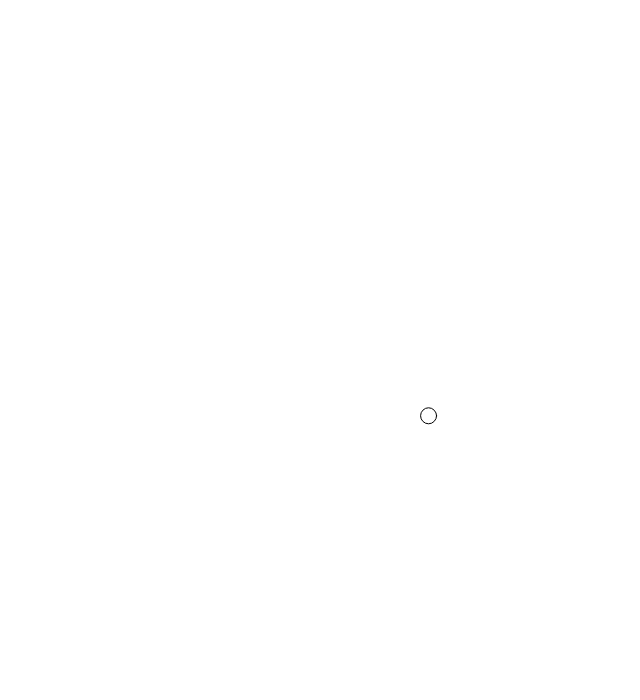
Frame 1 (no input)
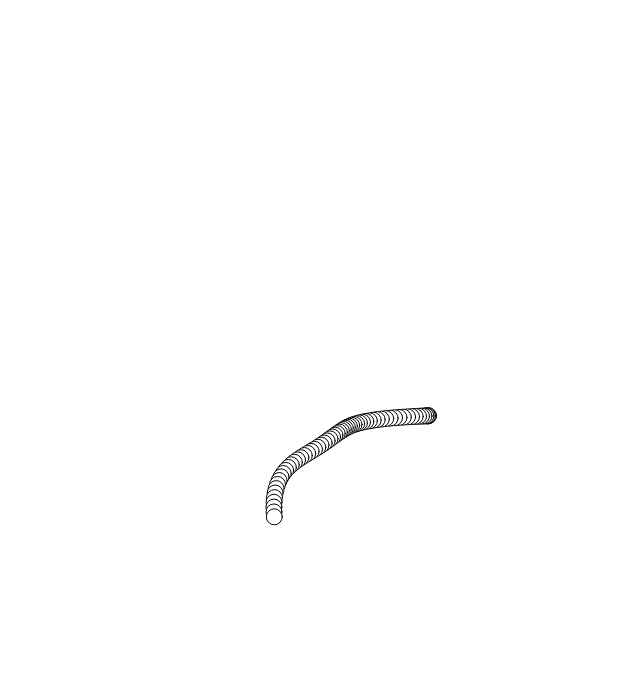
Frame 60 (no input)
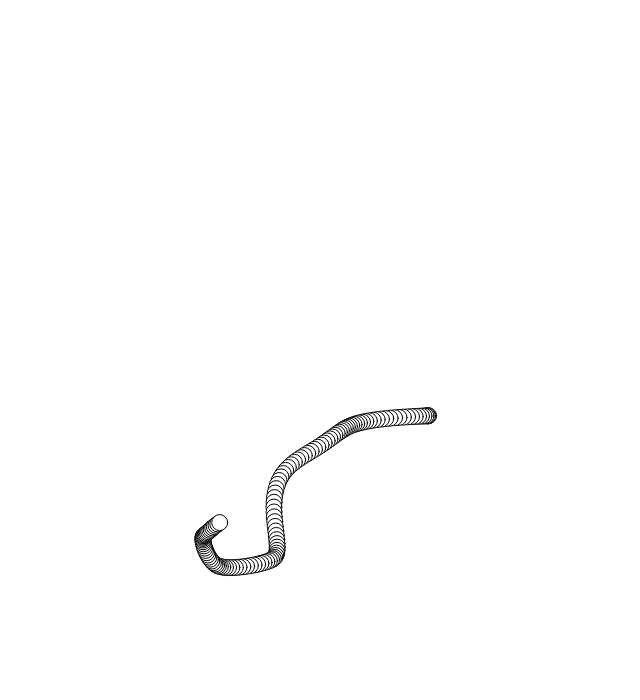
Frame 120 (the mouse pressed at the canvas centre since frame 60)

The p5.js sketch that drew these frames (run headless with seeded random() and noise() and a simulated clock; from frame 60 on, the mouse is pressed at the canvas centre):

// p5.js sketch
// ── sketch.js
/// <reference types="p5/global"/>

let t1 = 0.0;
let t2 = 1000.0;

function setup() {
    createCanvas(640, 700);
    background(255);
}

function draw() {
    let x = map(noise(t1), 0, 1, 0, width);
    let y = map(noise(t2), 0, 1, 0, height)
    ellipse(x, y, 16, 16);
    t1 += 0.007;
    t2 += 0.007;
}
